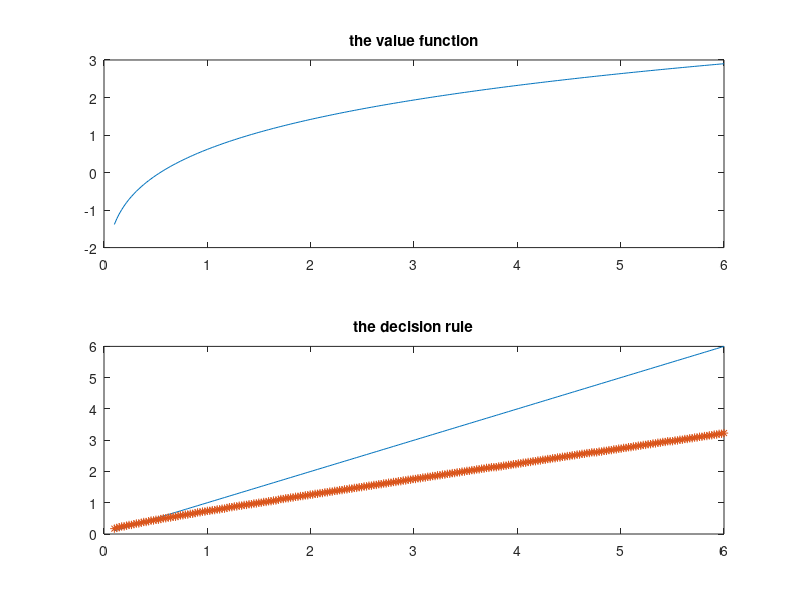

The MATLAB script that drew this image:
close; clear all; clc;

global cp1 vp1 cp2 vp2 value gk 

A=1; % aggregate productivity
a=0.36; % capital share of output (alpha)
b=0.96; % subjective discoun;ting (beta)
d=0.069;% depreciation

klow=0.1;
khigh=6;
knum=250;
kgrid = linspace(klow,khigh,knum);

u = @(x)log(x); %utility function
p = @(x)(A*(x.^a)); %production function
cp1f =@(x,y)max(p(kgrid(x))+(1-d)*kgrid(x)-kgrid(y),0);

cp2=[cp2,p(kgrid(1:knum))+((1-d)*kgrid(1:knum))]; %period 2
vp2=[vp2,u(cp2(1:knum))];

for i=1:knum %period 1
   for j=1:knum
     cp1(i,j)=cp1f(i,j);
     vp1(i,j)= log(cp1(i,j))+(b*vp2(j));
    end
  value=[value,max(vp1(i,:))];
  [val,loc] = max(vp1(i,:));
  gk=[gk,kgrid(loc)];
end

figure
subplot(211)
plot(kgrid, value)
hold on
title ( ' the value function ' )
subplot(212)
plot(kgrid, kgrid)
hold on
plot(kgrid, gk, '*')
title ( ' the decision rule ' )
saveas(gcf,'optimal2.png')
